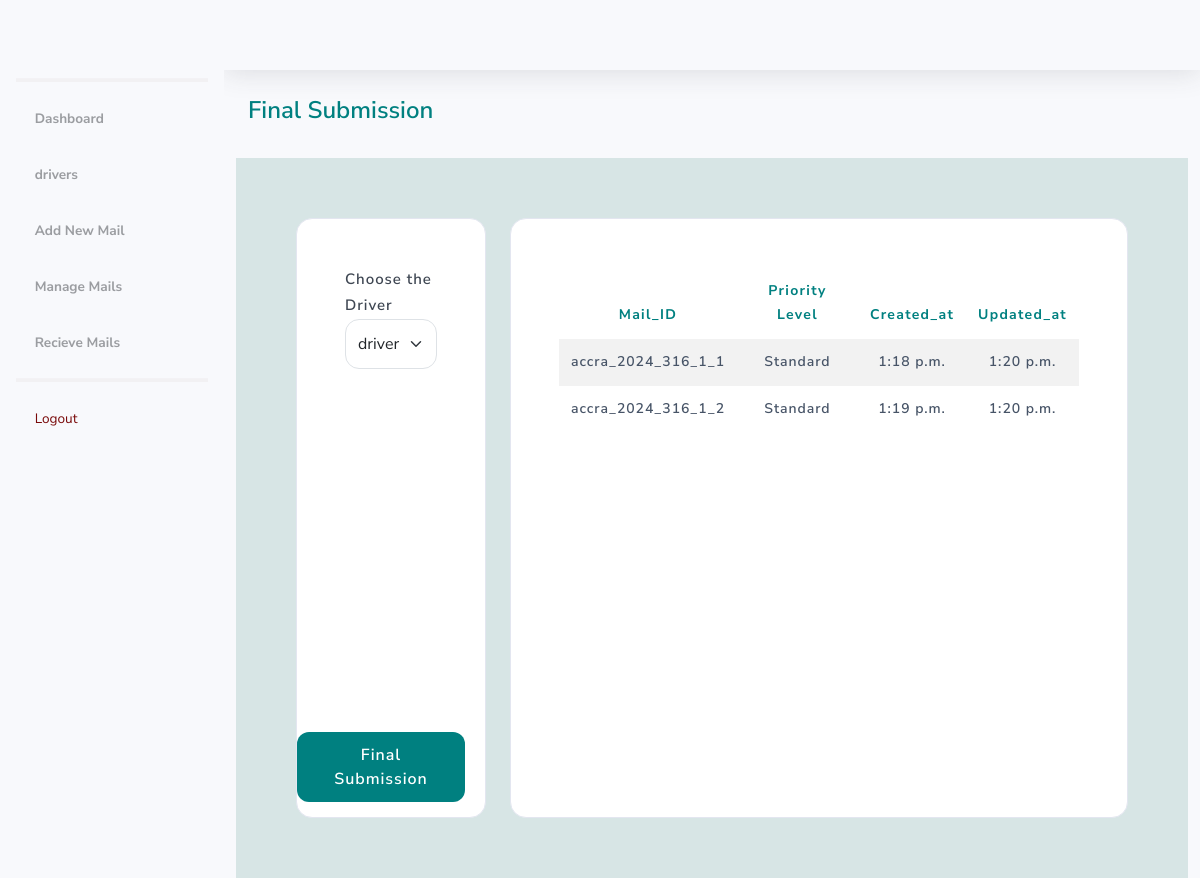
/dashboard/mailbox/final-submission/40 (signed in), run on the app's committed database.
### mail/models.py (models this page shows, shortened)
class ModelInherit(models.Model):
    created_at = models.DateTimeField(auto_now_add=True)
    updated_at = models.DateTimeField(auto_now=True)

class Mail(ModelInherit):
    mail_box = models.ForeignKey(MailBox, on_delete=models.PROTECT, related_name='individual_mails')
    individual_mail_id = models.CharField(max_length=100, unique=True)
    mail_description = models.TextField(blank=False, null=True)
    priority_level = models.CharField(max_length=15, choices=[('Standard', 'Standard'), ('High Priority', 'High Priority')])
    created_by = models.ForeignKey(User, on_delete=models.PROTECT, related_name='created_by', blank=False)
    is_package = models.BooleanField(default=False)
    is_received = models.BooleanField(default=False)
    recalled = models.BooleanField(default=False)

class ModelInherit(models.Model):
    created_at = models.DateTimeField(auto_now_add=True)
    updated_at = models.DateTimeField(auto_now=True)

### management/views.py (the view, shortened to what this page needs)
# urls.py: path('mailbox/final-submission/<int:mail_id>', FinalMailSubmit.as_view(), name='final_submittion'),
@method_decorator([login_required, registry_required], name='dispatch')
class FinalMailSubmit(View):
    template_name = 'mail/final_submittion.html'
    def get(self, request, *args, **kwargs):
        mailbox_id = self.kwargs.get('mail_id')
        mailbox = MailBox.objects.get(pk=mailbox_id)
        mailbox_mails = Mail.objects.filter(mail_box=mailbox)
        drivers = AssignedTo.objects.all()
        form = FinalSubmissionForm
        context = {
            'mailbox': mailbox,
            'mailbox_mails': mailbox_mails,
            'form': form,
            'drivers': drivers,
        }
        return render(request, self.template_name, context)

### management/templatetags/custom_tags.py (called while the page is built)
@register.simple_tag(takes_context=True)
def get_locations(context):
    request = context['request']
    user_location = request.user.location
    if request.user.is_authenticated and request.user.is_admin:
        locations = Location.objects.all()
    else:
        locations = Location.objects.exclude(id=user_location.id)
    return locations

### templates/mail/final_submittion.html (shortened to what this page needs)
{% load static %}
<!DOCTYPE html>
<html lang="en">
<head>
    {% include 'components/css.html' %}
</head>
<body id="page-top">
    <div id="wrapper">
        {% include 'components/sidebar.html' %}
        <div id="content-wrapper" class="d-flex flex-column">
            <div id="content">
                {% include 'components/navbar.html' %}
                <div class="container-fluid">
                    <div class="row">
                        <div class="col-12">
                            <div class="d-flex justify-content-between align-items-center mb-4">
                                <h2>Final Submission</h2>
                            </div>
                        </div>
                        <div class="col-12" style=" background-color: rgb(215,229,229); padding: 60px;">
                            <div class="row">
                                <div class="col-3">
                                    <div class="card p-5 rounded-4 custom-shadow" style="height: 600px;">
                                        <div>
                                            <div class="mb-4">
                                                <form action="" method="post">
                                                    <label for="driver" class="custom-label">Choose the Driver</label>
                                                    <select class="form-select" id="id_assigned_to" name="assigned_to"
                                                        style="height: 50px; border-radius: 14px;">
                                                        {% for driver in drivers %}
                                                        <option value="{{ driver.id }}">{{ driver.name }}</option>
                                                        {% endfor %}
                                                    </select>
                                                </form>
                                                <button id="myBtn" class="btn position-absolute"
                                                    style="bottom: 15px; right: 20px;">Final Submission</button>
                                            </div>
                                        </div>
                                    </div>
                                </div>
                                <div class="col-9">
                                    <div class="card p-5 rounded-4 custom-shadow" style="height: 600px;">
                                        <div class="table-responsive">
                                            <table class="table table-borderless table-striped" id="dataTable"
                                                width="100%" cellspacing="0">
                                                <thead>
                                                    <tr>
                                                        <th>Mail_ID</th>
                                                        <th>Priority Level</th>
                                                        <th>Created_at</th>
                                                        <th>Updated_at</th>
                                                    </tr>
                                                </thead>
                                                <tbody>
                                                    {% for mail in mailbox_mails %}
                                                    <tr>
                                                        <td>{{mail.individual_mail_id}}</td>
                                                        <td>{{mail.priority_level}}</td>
                                                        <td>{{mail.created_at | time}}</td>
                                                        <td>{{mail.updated_at | time}}</td>
                                                    </tr>
                                                    {% endfor %}
                                                </tbody>
                                            </table>
                                        </div>
                                    </div>
                                </div>
                            </div>
                        </div>
                    </div>
                </div>
            </div>
        </div>
    </div>
</body>
</html>

### templates/mail/final_submittion.html (style rules this page uses)
body { font-family: 'Nunito Sans'; }
.btn { background-color: #008080; padding: 10px 18px; justify-content: center; align-items: center; border-radius: 12px; color: white; letter-spacing: 0.06rem; font-weight: 600; }
.custom-label { color: #3F4753; font-size: 15px; font-style: normal; font-weight: 600; letter-spacing: 0.06rem; line-height: 25.6px; }
h2 { font-family: 'Nunito Sans'; line-height: 32.4px; font-weight: 600; font-style: normal; font-size: 24px; color: #008080 !important; }
table { border-collapse: collapse; text-align: center; line-height: 24px; }
thead th { font-family: 'Nunito Sans'; font-size: 14px; color: #008080 !important; font-weight: 700; font-style: normal; letter-spacing: 0.08rem; }
td { font-family: "Nunito Sans"; color: #475467 !important; font-size: 14px; font-style: normal; font-weight: 600; letter-spacing: 0.06rem; line-height: 22.4px; }

### data on the page
Mail: individual_mail_id "accra_2024_316_1_1", priority_level "Standard", created_at "1:18 p.m.", updated_at "1:20 p.m."
Mail: individual_mail_id "accra_2024_316_1_2", priority_level "Standard", created_at "1:19 p.m.", updated_at "1:20 p.m."

### other printed values
form field assigned_to "driver A"
